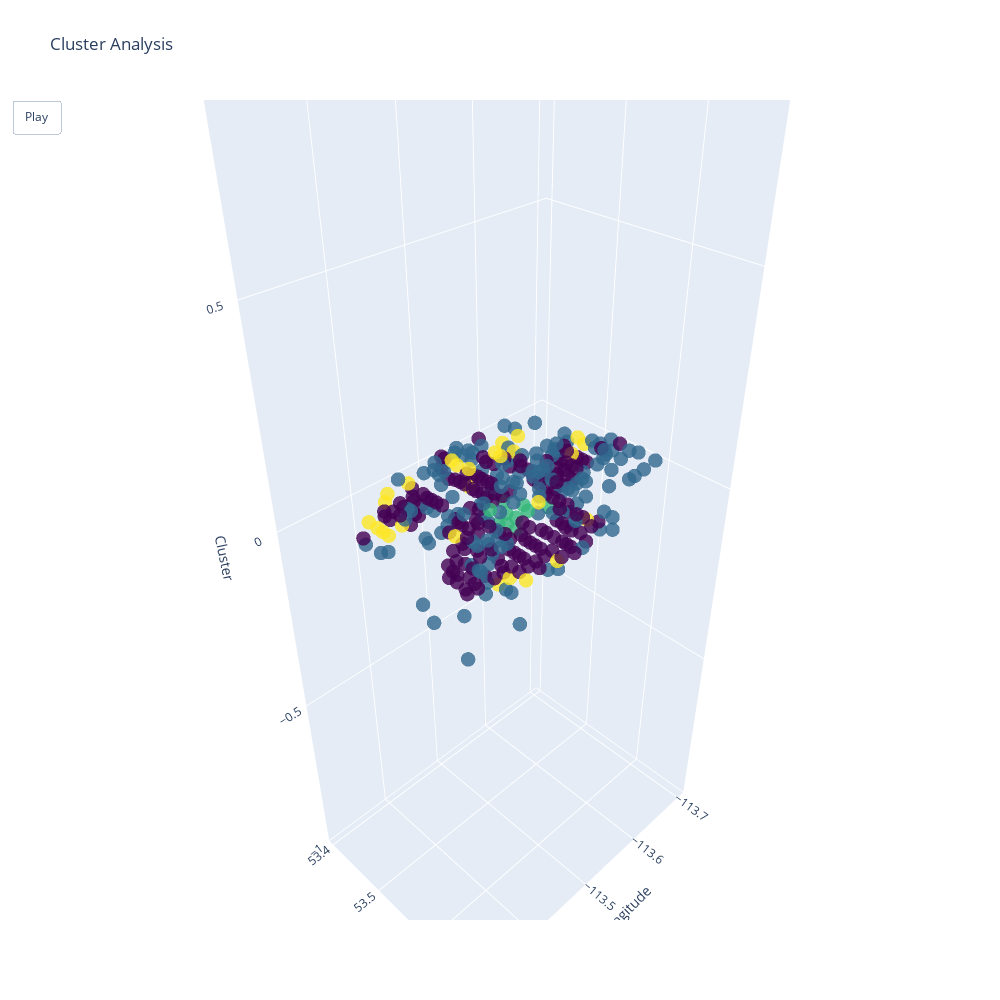

The code cell stored with this chart in its notebook:
### Markdown cell above
Shall we look at animated 3D?

### Code cell
import plotly.graph_objects as go

# Create a Plotly 3D scatter plot of the clusters
fig = go.Figure(data=[go.Scatter3d(
    x=df['Longitude'],
    y=df['Latitude'],
    z=[0] * len(df),  # set z to 0 to place all the points at the same z-coordinate
    mode='markers',
    marker=dict(
        size=5,
        color=df['Cluster'],
        colorscale='Viridis',
        opacity=0.8
    )
)])

# Define the frames for each cluster
frames = []
for i in range(4):
    frame = go.Frame(
        data=[go.Scatter3d(
            x=df[df['Cluster'] == i]['Longitude'],
            y=df[df['Cluster'] == i]['Latitude'],
            z=[0] * len(df[df['Cluster'] == i]),
            mode='markers',
            marker=dict(
                size=5,
                color=df[df['Cluster'] == i]['Cluster'],
                colorscale='Viridis',
                opacity=0.8
            )
        )],
        name=f'Cluster {i}'
    )
    frames.append(frame)

# Define the animation object
animation = dict(
    frames=frames,
    repeat=True,
    showlegend=False,
    transition=dict(duration=1000)
)

# Set layout properties and add the animation
fig.update_layout(
    width=1000,
    height=1000,
    scene=dict(
        xaxis=dict(title='Longitude'),
        yaxis=dict(title='Latitude'),
        zaxis=dict(title='Cluster')
    ),
    title='Cluster Analysis',
    updatemenus=[dict(
        type='buttons',
        showactive=False,
        buttons=[dict(
            label='Play',
            method='animate',
            args=[None, animation]
        )]
    )]
)

# Show the plot
fig.show()

### Figure 1 — Plotly figure (JSON) as saved in the notebook; plotly's stock layout.template omitted (floating-point values rounded to 4 significant figures; data arrays with more than 128 entries replaced by an {"elided": "..."} marker saying what was removed)
{"data": [{"marker": {"color": {"elided": "325 int values"}, "colorscale": [[0, "#440154"], [0.1111, "#482878"], [0.2222, "#3e4989"], [0.3333, "#31688e"], [0.4444, "#26828e"], [0.5556, "#1f9e89"], [0.6667, "#35b779"], [0.7778, "#6ece58"], [0.8889, "#b5de2b"], [1, "#fde725"]], "opacity": 0.8, "size": 5}, "mode": "markers", "type": "scatter3d", "x": {"elided": "325 float values"}, "y": {"elided": "325 float values"}, "z": {"elided": "325 int values"}}], "layout": {"height": 1000, "scene": {"xaxis": {"title": {"text": "Longitude"}}, "yaxis": {"title": {"text": "Latitude"}}, "zaxis": {"title": {"text": "Cluster"}}}, "title": {"text": "Cluster Analysis"}, "updatemenus": [{"buttons": [{"args": [null, {"frames": [{"data": [{"marker": {"color": {"elided": "156 int values"}, "colorscale": [[0, "#440154"], [0.1111, "#482878"], [0.2222, "#3e4989"], [0.3333, "#31688e"], [0.4444, "#26828e"], [0.5556, "#1f9e89"], [0.6667, "#35b779"], [0.7778, "#6ece58"], [0.8889, "#b5de2b"], [1, "#fde725"]], "opacity": 0.8, "size": 5}, "mode": "markers", "type": "scatter3d", "x": {"elided": "156 float values"}, "y": {"elided": "156 float values"}, "z": {"elided": "156 int values"}}], "name": "Cluster 0"}, {"data": [{"marker": {"color": {"elided": "132 int values"}, "colorscale": [[0, "#440154"], [0.1111, "#482878"], [0.2222, "#3e4989"], [0.3333, "#31688e"], [0.4444, "#26828e"], [0.5556, "#1f9e89"], [0.6667, "#35b779"], [0.7778, "#6ece58"], [0.8889, "#b5de2b"], [1, "#fde725"]], "opacity": 0.8, "size": 5}, "mode": "markers", "type": "scatter3d", "x": {"elided": "132 float values"}, "y": {"elided": "132 float values"}, "z": {"elided": "132 int values"}}], "name": "Cluster 1"}, {"data": [{"marker": {"color": [2, 2, 2, 2, 2, 2, 2, 2, 2, 2], "colorscale": [[0, "#440154"], [0.1111, "#482878"], [0.2222, "#3e4989"], [0.3333, "#31688e"], [0.4444, "#26828e"], [0.5556, "#1f9e89"], [0.6667, "#35b779"], [0.7778, "#6ece58"], [0.8889, "#b5de2b"], [1, "#fde725"]], "opacity": 0.8, "size": 5}, "mode": "markers", "type": "scatter3d", "x": [-113.5, -113.5, -113.5, -113.5, -113.5, -113.5, -113.5, -113.5, -113.5, -113.5], "y": [53.57, 53.55, 53.55, 53.54, 53.52, 53.56, 53.55, 53.54, 53.55, 53.52], "z": [0, 0, 0, 0, 0, 0, 0, 0, 0, 0]}], "name": "Cluster 2"}, {"data": [{"marker": {"color": [3, 3, 3, 3, 3, 3, 3, 3, 3, 3, 3, 3, 3, 3, 3, 3, 3, 3, 3, 3, 3, 3, 3, 3, 3, 3, 3], "colorscale": [[0, "#440154"], [0.1111, "#482878"], [0.2222, "#3e4989"], [0.3333, "#31688e"], [0.4444, "#26828e"], [0.5556, "#1f9e89"], [0.6667, "#35b779"], [0.7778, "#6ece58"], [0.8889, "#b5de2b"], [1, "#fde725"]], "opacity": 0.8, "size": 5}, "mode": "markers", "type": "scatter3d", "x": [-113.6, -113.4, -113.4, -113.6, -113.5, -113.7, -113.6, -113.4, -113.4, -113.5, -113.4, -113.4, -113.6, -113.5, -113.4, -113.4, -113.5, -113.4, -113.6, -113.5, -113.6, -113.7, -113.5, -113.4, -113.5, -113.4, -113.6], "y": [53.43, 53.62, 53.43, 53.61, 53.47, 53.5, 53.45, 53.62, 53.48, 53.64, 53.48, 53.45, 53.51, 53.43, 53.64, 53.53, 53.42, 53.46, 53.44, 53.42, 53.45, 53.49, 53.44, 53.42, 53.55, 53.47, 53.43], "z": [0, 0, 0, 0, 0, 0, 0, 0, 0, 0, 0, 0, 0, 0, 0, 0, 0, 0, 0, 0, 0, 0, 0, 0, 0, 0, 0]}], "name": "Cluster 3"}], "repeat": true, "showlegend": false, "transition": {"duration": 1000}}], "label": "Play", "method": "animate"}], "showactive": false, "type": "buttons"}], "width": 1000}}
